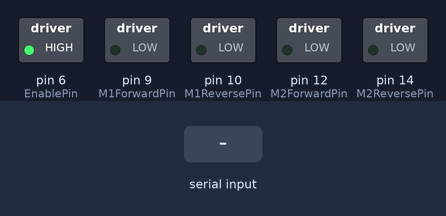
Simulated run of this sketch. Board: Arduino Uno, built with avr-gcc and run on an emulated ATmega328P. On the bench: switched loads named in the sketch (green lamp = pin HIGH). Inputs (shaded band) come from the test bench.

Above: at 1.2 s.
1.3 s: "90,45\n" received over Serial
At 1.44 s:
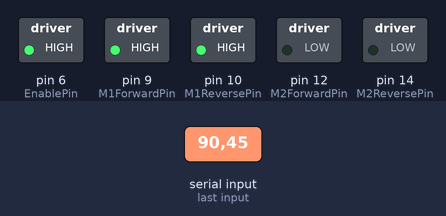
4.3 s: "3000\n" received over Serial
At 4.45 s:
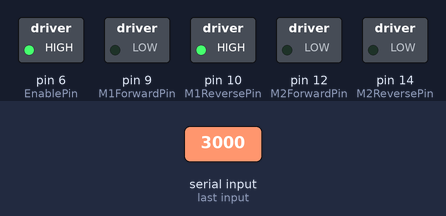
Timing chart, 0 to 7.3 s (numbered marks = the images above; inputs shaded):
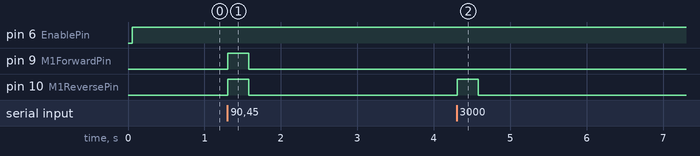

Measured:
- after the input at 1.3 s, pin 9 (M1ForwardPin), pin 10 (M1ReversePin): LOW → HIGH at once, → LOW 0.27 s later
- after the input at 4.3 s, pin 10 (M1ReversePin): LOW → HIGH at once, → LOW 0.27 s later

The sketch:

AR.0.0.1_-_Robot_Receiver.ino
```cpp
//define robot drive electronic parameters
const int M1ForwardPin  = 9;
const int M1ReversePin  = 10;
const int M2ForwardPin  = 12;
const int M2ReversePin  = 14;

const int EnablePin = 6;

//required for serial event
String inputString = "";
boolean stringComplete = false;

int counter = 0;
int safteycounter = 0;

void setup() {
  // initialize serial:
  Serial.begin(9600);
  inputString.reserve(200);

  // setup the PWM pins for the motor driver
  pinMode(M1ForwardPin, OUTPUT);
  pinMode(M1ReversePin, OUTPUT);
  pinMode(M2ForwardPin, OUTPUT);
  pinMode(M2ReversePin, OUTPUT);

  pinMode(EnablePin, OUTPUT);

  analogWrite(M1ForwardPin, 0);
  analogWrite(M1ReversePin, 0);
  analogWrite(M2ForwardPin, 0);
  analogWrite(M2ReversePin, 0);

}

void loop() {

  int M1ForwardPwm, M1ReversePwm, M2ReversePwm, M2ForwardPwm;

  // print the string when a newline arrives:
    if (stringComplete) {
      stringComplete = false;
      if(inputString[0] = 'Q'){
        M1ForwardPwm = (inputString[3] - 48) + (((inputString[2])-48) * 10) + (((inputString[1])-48) * 100);
        M1ReversePwm = (inputString[7] - 48) + (((inputString[6])-48) * 10) + (((inputString[5])-48) * 100);
        M2ForwardPwm = (inputString[11] - 48) + (((inputString[10])-48) * 10) + (((inputString[9])-48) * 100);
        M2ReversePwm = (inputString[15] - 48) + (((inputString[14])-48) * 10) + (((inputString[13])-48) * 100);

        //write the PWM values to the respective variable
        analogWrite(M1ForwardPin, M1ForwardPwm);
        analogWrite(M1ReversePin, M1ReversePwm);
        analogWrite(M2ForwardPin, M2ForwardPwm);
        analogWrite(M2ReversePin, M2ReversePwm);

        //clear the input string
        inputString = "";
        safteycounter = 0;
    }
  }

  if (counter == 3000){
    digitalWrite(EnablePin, LOW);
    delay(2);
    digitalWrite(EnablePin, HIGH);
    delay(2);
    counter == 0;
  }

  if (safteycounter == 15000){

    //turn off all motors
    analogWrite(M1ForwardPin, 0);
    analogWrite(M1ReversePin, 0);
    analogWrite(M2ForwardPin, 0);
    analogWrite(M2ReversePin, 0);
    safteycounter = 0;
  }

  counter++;
  safteycounter++;


}

void serialEvent() {
  while (Serial.available()) {
    // get the new byte:
    char inChar = (char)Serial.read();
    // add it to the inputString:
    inputString += inChar;
    // if the incoming character is a newline, set a flag
    // so the main loop can do something about it:
    if (inChar == '\n') {
      stringComplete = true;
    }
  }
}
```
